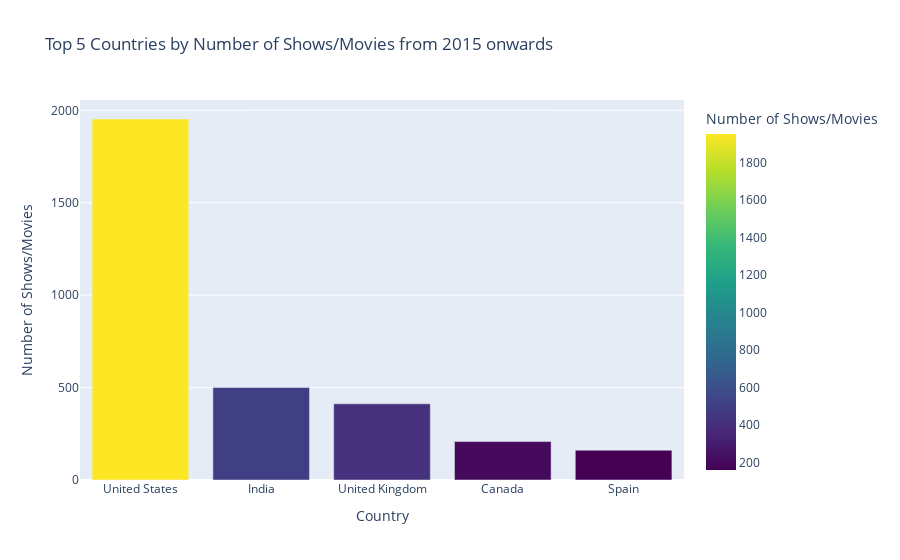

Write notebook code for a chart like this one.
### Code cell
# Filter the data to only include shows/movies released in or after 2015
recent_netflix_df_2015 = netflix_df[netflix_df['release_year'] >= 2015]

# Group by country and count the number of movies/TV shows for each country
country_counts = recent_netflix_df_2015['country'].value_counts().nlargest(5).reset_index()
country_counts.columns = ['country', 'count']

# Plotting the top 5 countries with most productions
fig = px.bar(country_counts, x='country', y='count', title='Top 5 Countries by Number of Shows/Movies from 2015 onwards',
             labels={'country': 'Country', 'count': 'Number of Shows/Movies'},
             color='count', color_continuous_scale='Viridis')

fig.show()

### Figure 1 — Plotly figure (JSON) as saved in the notebook; plotly's stock layout.template omitted (floating-point values rounded to 4 significant figures)
{"data": [{"alignmentgroup": "True", "hovertemplate": "Country=%{x}<br>Number of Shows/Movies=%{marker.color}<extra></extra>", "legendgroup": "", "marker": {"color": [1953, 501, 412, 208, 161], "coloraxis": "coloraxis", "pattern": {"shape": ""}}, "name": "", "offsetgroup": "", "orientation": "v", "showlegend": false, "textposition": "auto", "type": "bar", "x": ["United States", "India", "United Kingdom", "Canada", "Spain"], "xaxis": "x", "y": [1953, 501, 412, 208, 161], "yaxis": "y"}], "layout": {"barmode": "relative", "coloraxis": {"colorbar": {"title": {"text": "Number of Shows/Movies"}}, "colorscale": [[0, "#440154"], [0.1111, "#482878"], [0.2222, "#3e4989"], [0.3333, "#31688e"], [0.4444, "#26828e"], [0.5556, "#1f9e89"], [0.6667, "#35b779"], [0.7778, "#6ece58"], [0.8889, "#b5de2b"], [1, "#fde725"]]}, "legend": {"tracegroupgap": 0}, "title": {"text": "Top 5 Countries by Number of Shows/Movies from 2015 onwards"}, "xaxis": {"anchor": "y", "domain": [0, 1], "title": {"text": "Country"}}, "yaxis": {"anchor": "x", "domain": [0, 1], "title": {"text": "Number of Shows/Movies"}}}}
